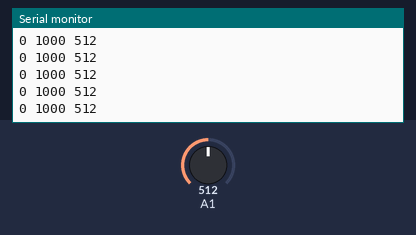
Simulated run of this sketch. Board: Arduino Uno, built with avr-gcc and run on an emulated ATmega328P. Shown: the last lines printed to the serial monitor. The test bench sets the inputs (shaded band); at power-on: A1 = 512.

Above: at 1.2 s.
1.3 s: A1 set to 11
At 2.2 s:
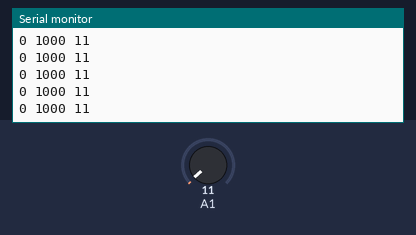
2.8 s: A1 set to 8
At 3.4 s:
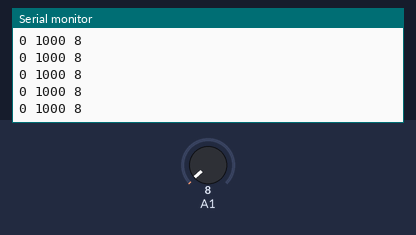
Timing chart, 0 to 5.8 s (numbered marks = the images above; inputs shaded):
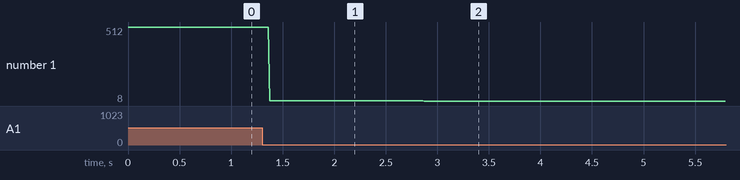

Measured:
- after the input at 1.3 s, the serial monitor: prints a new line after 0.07 s (image 1)
- after the input at 2.8 s, the serial monitor: prints a new line after 0.07 s (image 2)
- plotted number 1: 512 → 11 after the input at 1.3 s, 11 → 8 after the input at 2.8 s

The sketch:

testing_plux_emg.ino
```cpp
void setup() {
  // put your setup code here, to run once:
pinMode(A1, INPUT);
Serial.begin(9600);

}

void loop() {
  // put your main code here, to run repeatedly:
int sensorValue = analogRead(A1);
Serial.print(0);  // To freeze the lower limit
Serial.print(" ");
Serial.print(1000);  // To freeze the upper limit
Serial.print(" ");
Serial.println(sensorValue);
}
```
